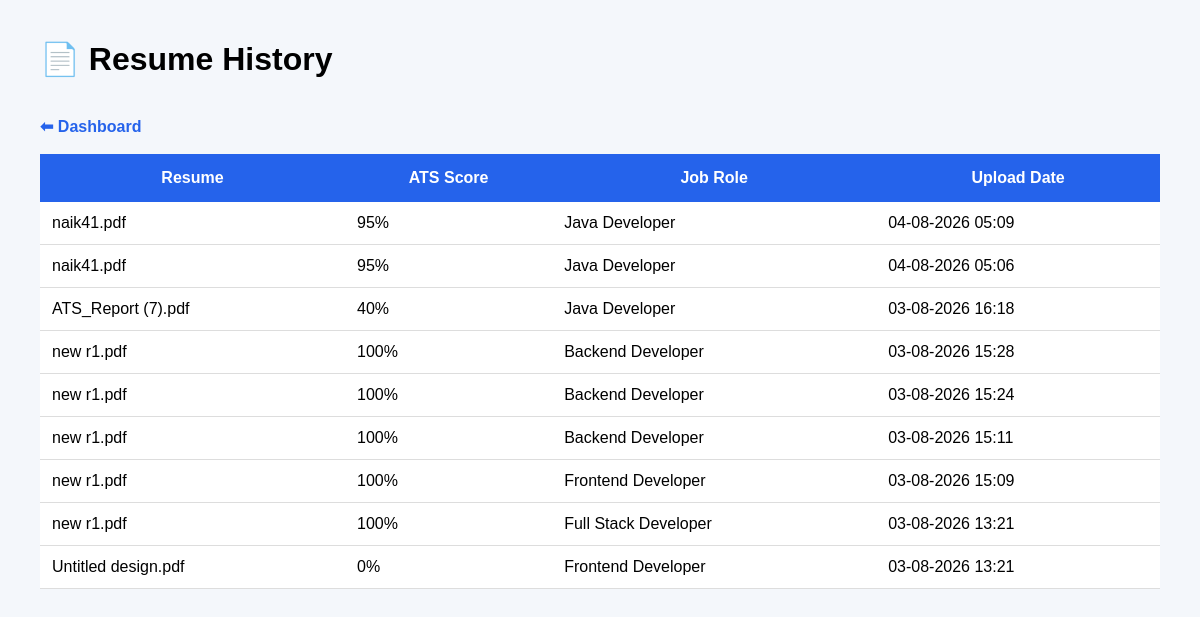
Screenshot of /history (signed in) with the database file from the repository.
### database.py (models this page shows, shortened)
class Resume(db.Model):
    __tablename__ = "resumes"
    id = db.Column(db.Integer, primary_key=True)
    filename = db.Column(
        db.String(200),
        nullable=False
    )
    ats_score = db.Column(
        db.Integer,
        nullable=False
    )
    job_role = db.Column(
        db.String(100),
        nullable=False
    )
    upload_date = db.Column(
        db.DateTime,
        default=datetime.utcnow
    )
    user_id = db.Column(
        db.Integer,
        db.ForeignKey("users.id"),
        nullable=False
    )

### routes/history.py (the view)
@history_bp.route("/history")
def history():
    if "user_id" not in session:
        return redirect(url_for("auth.login"))
    resumes = Resume.query.filter_by(
        user_id=session["user_id"]
    ).order_by(
        Resume.upload_date.desc()
    ).all()
    return render_template(
        "history.html",
        resumes=resumes
    )

### templates/history.html (shortened to what this page needs)
<!DOCTYPE html>
<html lang="en">
<head>
</head>
<body>
<h1>📄 Resume History</h1>
<br>
<a href="/">⬅ Dashboard</a>
<br><br>
<table>
<tr>
<th>Resume</th>
<th>ATS Score</th>
<th>Job Role</th>
<th>Upload Date</th>
</tr>
{% for resume in resumes %}
<tr>
<td>{{ resume.filename }}</td>
<td>{{ resume.ats_score }}%</td>
<td>{{ resume.job_role }}</td>
<td>{{ resume.upload_date.strftime('%d-%m-%Y %H:%M') }}</td>
</tr>
{% endfor %}
</table>
</body>
</html>

### templates/history.html (style rules this page uses)
body { font-family:Arial; background:#f4f7fb; margin:40px; }
table { width:100%; border-collapse:collapse; background:white; }
th { background:#2563eb; color:white; padding:15px; }
td { padding:12px; border-bottom:1px solid #ddd; }
a { text-decoration:none; color:#2563eb; font-weight:bold; }

### rows the page displays
Resume: filename "naik41.pdf", ats_score "95", job_role "Java Developer", upload_date "04-08-2026 05:09"
Resume: filename "naik41.pdf", ats_score "95", job_role "Java Developer", upload_date "04-08-2026 05:06"
Resume: filename "ATS_Report (7).pdf", ats_score "40", job_role "Java Developer", upload_date "03-08-2026 16:18"
Resume: filename "new r1.pdf", ats_score "100", job_role "Backend Developer", upload_date "03-08-2026 15:28"
Resume: filename "new r1.pdf", ats_score "100", job_role "Backend Developer", upload_date "03-08-2026 15:24"
Resume: filename "new r1.pdf", ats_score "100", job_role "Backend Developer", upload_date "03-08-2026 15:11"
Resume: filename "new r1.pdf", ats_score "100", job_role "Frontend Developer", upload_date "03-08-2026 15:09"
Resume: filename "new r1.pdf", ats_score "100", job_role "Full Stack Developer", upload_date "03-08-2026 13:21"
Resume: filename "Untitled design.pdf", ats_score "0", job_role "Frontend Developer", upload_date "03-08-2026 13:21"
